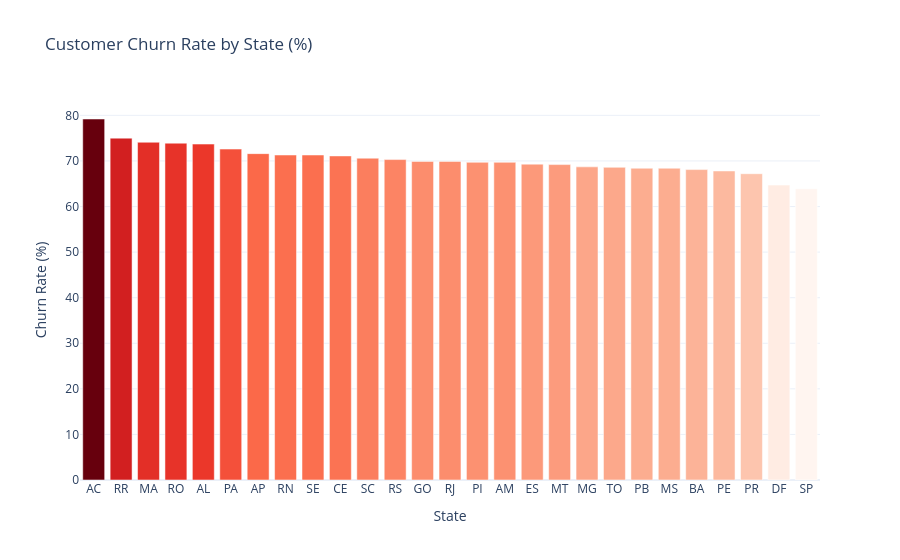

The notebook cell saved with this chart:
### Code cell
# Chart 4 — Churn Rate by State
state_churn = df.groupby('customer_state').apply(
    lambda x: pd.Series({
        'total': len(x),
        'churned': (x['churn_status'] == 'churned').sum(),
        'at_risk': (x['churn_status'] == 'at_risk').sum(),
        'active': (x['churn_status'] == 'active').sum()
    })
).reset_index()
state_churn['churn_rate'] = (state_churn['churned'] / state_churn['total'] * 100).round(1)
state_churn = state_churn.sort_values('churn_rate', ascending=False)

fig4 = px.bar(
    state_churn, x='customer_state', y='churn_rate',
    title='Customer Churn Rate by State (%)',
    labels={'customer_state': 'State', 'churn_rate': 'Churn Rate (%)'},
    color='churn_rate',
    color_continuous_scale='Reds'
)
fig4.update_layout(template='plotly_white', coloraxis_showscale=False)
fig4.show()
with open(os.path.join(OUT, 'churn_rate_by_state.json'), 'w') as f:
    f.write(fig4.to_json())
print('Exported churn_rate_by_state.json')

### Figure 1 — Plotly figure (JSON) as saved in the notebook; plotly's stock layout.template omitted (floating-point values rounded to 4 significant figures)
{"data": [{"hovertemplate": "State=%{x}<br>Churn Rate (%)=%{marker.color}<extra></extra>", "legendgroup": "", "marker": {"color": [79.2, 75.0, 74.1, 73.9, 73.7, 72.6, 71.6, 71.3, 71.3, 71.1, 70.6, 70.3, 69.9, 69.9, 69.7, 69.7, 69.3, 69.2, 68.7, 68.6, 68.4, 68.4, 68.1, 67.8, 67.2, 64.7, 63.9], "coloraxis": "coloraxis", "pattern": {"shape": ""}}, "name": "", "orientation": "v", "showlegend": false, "textposition": "auto", "type": "bar", "x": ["AC", "RR", "MA", "RO", "AL", "PA", "AP", "RN", "SE", "CE", "SC", "RS", "GO", "RJ", "PI", "AM", "ES", "MT", "MG", "TO", "PB", "MS", "BA", "PE", "PR", "DF", "SP"], "xaxis": "x", "y": [79.2, 75.0, 74.1, 73.9, 73.7, 72.6, 71.6, 71.3, 71.3, 71.1, 70.6, 70.3, 69.9, 69.9, 69.7, 69.7, 69.3, 69.2, 68.7, 68.6, 68.4, 68.4, 68.1, 67.8, 67.2, 64.7, 63.9], "yaxis": "y"}], "layout": {"barmode": "relative", "coloraxis": {"colorbar": {"title": {"text": "Churn Rate (%)"}}, "colorscale": [[0, "rgb(255,245,240)"], [0.125, "rgb(254,224,210)"], [0.25, "rgb(252,187,161)"], [0.375, "rgb(252,146,114)"], [0.5, "rgb(251,106,74)"], [0.625, "rgb(239,59,44)"], [0.75, "rgb(203,24,29)"], [0.875, "rgb(165,15,21)"], [1, "rgb(103,0,13)"]], "showscale": false}, "legend": {"tracegroupgap": 0}, "title": {"text": "Customer Churn Rate by State (%)"}, "xaxis": {"anchor": "y", "domain": [0, 1], "title": {"text": "State"}}, "yaxis": {"anchor": "x", "domain": [0, 1], "title": {"text": "Churn Rate (%)"}}}}
